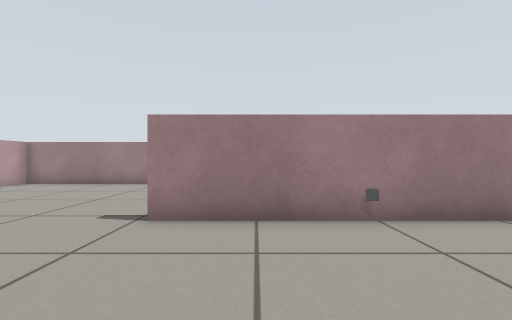
view 1 (above)

16 first-person views from a walk through a robot-simulator world made for Gazebo. The camera is 0.5 m above the floor, looks level and sees 85° across. The floor is counted in squares, 0.5 m on a side. Each view is taken from the middle of a square. On the plan, view 1 faces up. The plan holds only what a view shows up to about 11 squares ahead; the rest is blank. Robots are left out. Surface patterns are stand-ins for the level's own textures.

view 2
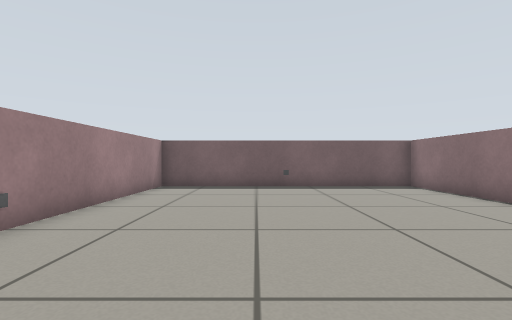

view 3
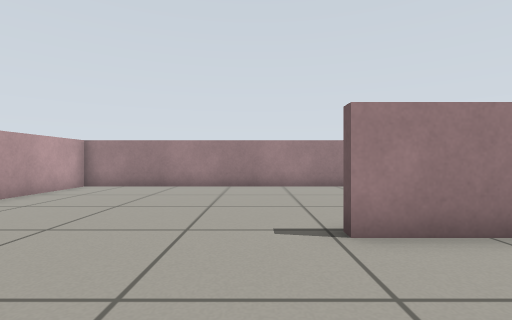

view 4
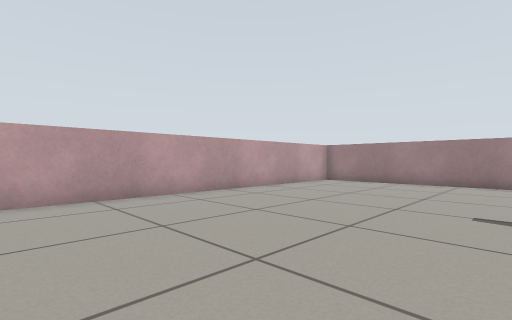

view 5
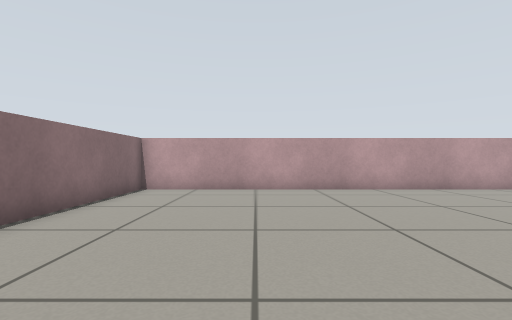

view 6
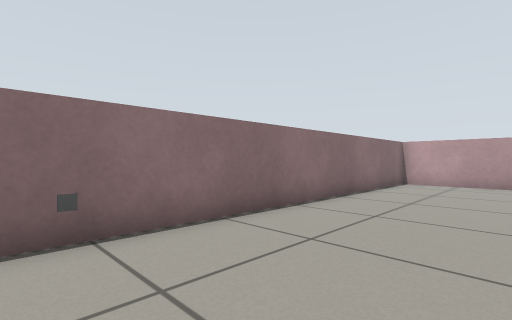

view 7
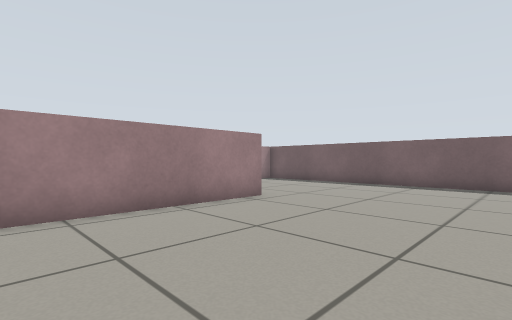

view 8
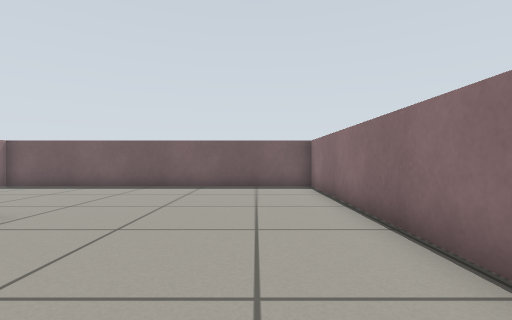

view 9
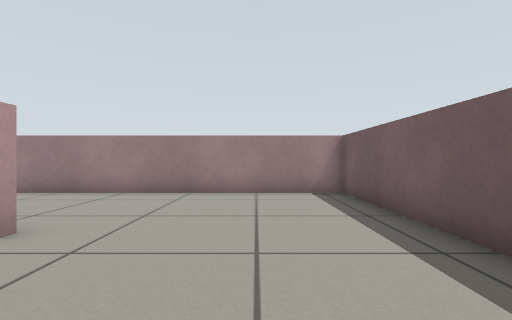

view 10
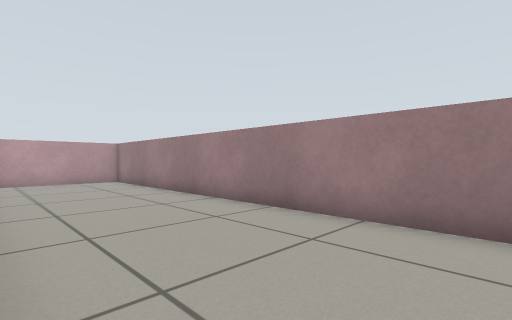

view 11
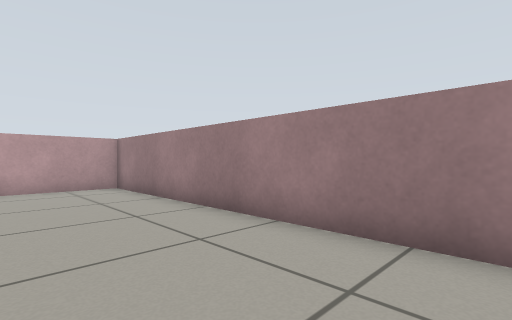

view 12
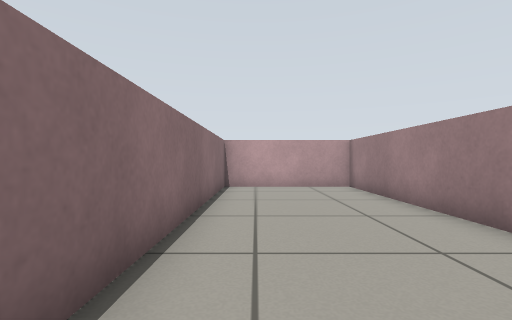

view 13
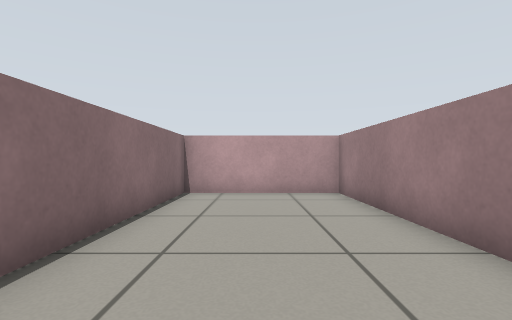

view 14
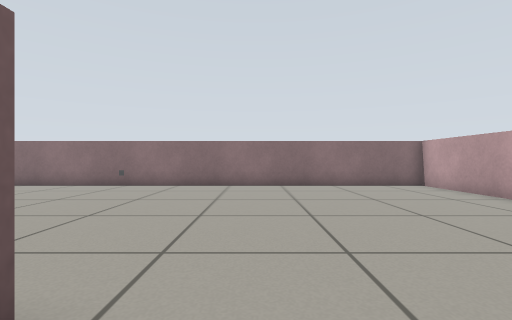

view 15
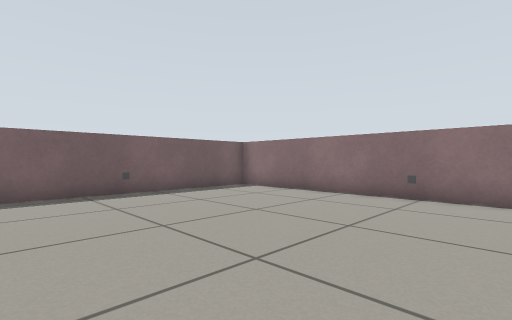

view 16
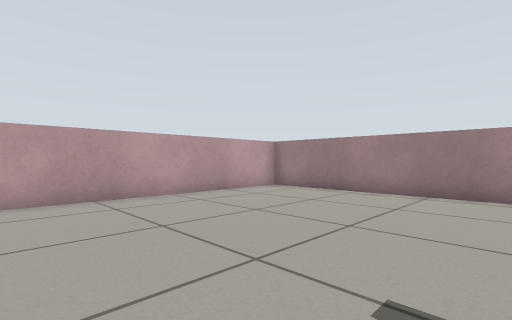

### Floor plan
Points are (right, up) in squares from view 1. A wall is a line through its corners. A room is listed if a view was taken in it or the views show most of it. See-through windows are left out.
Room 1 (views 1, 2, 3, 4, 5, 6, 7, 8, 9, 10, 11, 12, 13, 14, 15, 16)
walls: (0.2, 4.9) (8.6, 4.9) (8.6, 16.5) (-9.5, 16.5) (-9.5, 11.8) (-0.2, 11.8); (2.8, 11.5) (-9.5, 11.5) (-9.5, -4.9) (8.6, -4.9) (8.6, 4.6) (-1.9, 4.6)
objects: marker (2, -5); marker (2, 5)

Where each view was taken, in squares from view 1:
view 1: 0 up, 0 right, facing up
view 2: 1 up, 2 left, facing right
view 3: 1 up, 3 left, facing up
view 4: 1 down, 2 left, facing up-left
view 5: 1 down, 0 right, facing left
view 6: 1 down, 3 right, facing down-left
view 7: 6 up, 3 left, facing up-right
view 8: 7 up, 2 left, facing right
view 9: 8 up, 6 right, facing up
view 10: 12 up, 4 right, facing up-left
view 11: 13 up, 1 right, facing up-left
view 12: 13 up, 1 right, facing left
view 13: 14 up, 1 left, facing left
view 14: 6 up, 3 left, facing down
view 15: 3 up, 0 right, facing down-right
view 16: 3 up, 2 left, facing up-left
